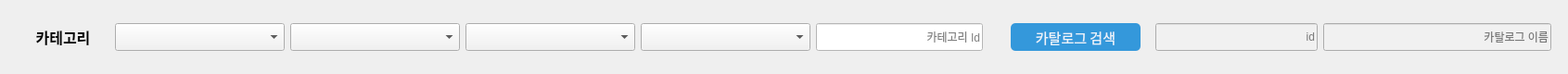
         <widget class="QWidget" name="horizontalLayoutWidget_4">
          <property name="geometry">
           <rect>
            <x>40</x>
            <y>10</y>
            <width>1691</width>
            <height>80</height>
           </rect>
          </property>
          <layout class="QHBoxLayout" name="horizontalLayout_11">
           <property name="spacing">
            <number>12</number>
           </property>
           <property name="leftMargin">
            <number>6</number>
           </property>
           <property name="topMargin">
            <number>6</number>
           </property>
           <property name="rightMargin">
            <number>6</number>
           </property>
           <property name="bottomMargin">
            <number>6</number>
           </property>
           <item>
            <layout class="QHBoxLayout" name="horizontalLayout_9">
             <property name="spacing">
              <number>10</number>
             </property>
             <property name="leftMargin">
              <number>6</number>
             </property>
             <property name="topMargin">
              <number>6</number>
             </property>
             <property name="rightMargin">
              <number>6</number>
             </property>
             <property name="bottomMargin">
              <number>6</number>
             </property>
             <item>
              <layout class="QHBoxLayout" name="horizontalLayout_10">
               <property name="spacing">
                <number>6</number>
               </property>
               <property name="leftMargin">
                <number>6</number>
               </property>
               <property name="topMargin">
                <number>6</number>
               </property>
               <property name="rightMargin">
                <number>6</number>
               </property>
               <property name="bottomMargin">
                <number>6</number>
               </property>
               <item>
                <widget class="QLabel" name="label_9">
                 <property name="sizePolicy">
                  <sizepolicy hsizetype="Fixed" vsizetype="Fixed">
                   <horstretch>0</horstretch>
                   <verstretch>0</verstretch>
                  </sizepolicy>
                 </property>
                 <property name="minimumSize">
                  <size>
                   <width>100</width>
                   <height>35</height>
                  </size>
                 </property>
                 <property name="font">
                  <font>
                   <family>맑은 고딕</family>
                   <pointsize>12</pointsize>
                   <weight>75</weight>
                   <bold>true</bold>
                  </font>
                 </property>
                 <property name="text">
                  <string>카테고리</string>
                 </property>
                 <property name="alignment">
                  <set>Qt::AlignCenter</set>
                 </property>
                </widget>
               </item>
               <item>
                <widget class="QComboBox" name="comboBox_Ctgy1">
                 <property name="minimumSize">
                  <size>
                   <width>183</width>
                   <height>30</height>
                  </size>
                 </property>
                 <property name="styleSheet">
                  <string notr="true">background-color: rgb(242, 242, 242);</string>
                 </property>
                </widget>
               </item>
               <item>
                <widget class="QComboBox" name="comboBox_Ctgy2">
                 <property name="minimumSize">
                  <size>
                   <width>183</width>
                   <height>30</height>
                  </size>
                 </property>
                 <property name="styleSheet">
                  <string notr="true">background-color: rgb(242, 242, 242);</string>
                 </property>
                </widget>
               </item>
               <item>
                <widget class="QComboBox" name="comboBox_Ctgy3">
                 <property name="minimumSize">
                  <size>
                   <width>183</width>
                   <height>30</height>
                  </size>
                 </property>
                 <property name="styleSheet">
                  <string notr="true">background-color: rgb(242, 242, 242);</string>
                 </property>
                </widget>
               </item>
               <item>
                <widget class="QComboBox" name="comboBox_Ctgy4">
                 <property name="minimumSize">
                  <size>
                   <width>183</width>
                   <height>30</height>
                  </size>
                 </property>
                 <property name="styleSheet">
                  <string notr="true">background-color: rgb(242, 242, 242);</string>
                 </property>
                </widget>
               </item>
               <item>
                <widget class="QLineEdit" name="lineEdit_categoryID">
                 <property name="enabled">
                  <bool>true</bool>
                 </property>
                 <property name="minimumSize">
                  <size>
                   <width>180</width>
                   <height>30</height>
                  </size>
                 </property>
                 <property name="maximumSize">
                  <size>
                   <width>200</width>
                   <height>16777215</height>
                  </size>
                 </property>
                 <property name="styleSheet">
                  <string notr="true">background-color:rgb(255,255,255)</string>
                 </property>
                 <property name="alignment">
                  <set>Qt::AlignRight|Qt::AlignTrailing|Qt::AlignVCenter</set>
                 </property>
                 <property name="placeholderText">
                  <string>카테고리 Id</string>
                 </property>
                </widget>
               </item>
              </layout>
             </item>
            </layout>
           </item>
           <item>
            <layout class="QHBoxLayout" name="horizontalLayout_8">
             <property name="spacing">
              <number>10</number>
             </property>
             <property name="leftMargin">
              <number>6</number>
             </property>
             <property name="topMargin">
              <number>6</number>
             </property>
             <property name="rightMargin">
              <number>6</number>
             </property>
             <property name="bottomMargin">
              <number>6</number>
             </property>
             <item>
              <widget class="QPushButton" name="btn_search_catalog">
               <property name="sizePolicy">
                <sizepolicy hsizetype="Fixed" vsizetype="Fixed">
                 <horstretch>0</horstretch>
                 <verstretch>0</verstretch>
                </sizepolicy>
               </property>
               <property name="minimumSize">
                <size>
                 <width>140</width>
                 <height>30</height>
                </size>
               </property>
               <property name="font">
                <font>
                 <family>맑은 고딕</family>
                 <pointsize>11</pointsize>
                </font>
               </property>
               <property name="styleSheet">
                <string notr="true">background-color: rgb(52, 152, 219);
color: rgb(235, 244, 250);
border-radius: 5px; 
padding: 2px;</string>
               </property>
               <property name="text">
                <string>카탈로그 검색</string>
               </property>
               <property name="iconSize">
                <size>
                 <width>16</width>
                 <height>16</height>
                </size>
               </property>
              </widget>
             </item>
             <item>
              <layout class="QHBoxLayout" name="horizontalLayout_7">
               <property name="spacing">
                <number>6</number>
               </property>
               <property name="leftMargin">
                <number>6</number>
               </property>
               <property name="topMargin">
                <number>6</number>
               </property>
               <property name="rightMargin">
                <number>6</number>
               </property>
               <property name="bottomMargin">
                <number>6</number>
               </property>
               <item>
                <widget class="QLineEdit" name="lineEdit_categoryID_3">
                 <property name="enabled">
                  <bool>false</bool>
                 </property>
                 <property name="minimumSize">
                  <size>
                   <width>175</width>
                   <height>30</height>
                  </size>
                 </property>
                 <property name="maximumSize">
                  <size>
                   <width>175</width>
                   <height>16777215</height>
                  </size>
                 </property>
                 <property name="styleSheet">
                  <string notr="true">background-color:rgb(241, 241, 241)</string>
                 </property>
                 <property name="alignment">
                  <set>Qt::AlignRight|Qt::AlignTrailing|Qt::AlignVCenter</set>
                 </property>
                 <property name="placeholderText">
                  <string>id</string>
                 </property>
                </widget>
               </item>
               <item>
                <widget class="QLineEdit" name="lineEdit_categoryID_2">
                 <property name="enabled">
                  <bool>false</bool>
                 </property>
                 <property name="minimumSize">
                  <size>
                   <width>180</width>
                   <height>30</height>
                  </size>
                 </property>
                 <property name="maximumSize">
                  <size>
                   <width>16777215</width>
                   <height>16777215</height>
                  </size>
                 </property>
                 <property name="styleSheet">
                  <string notr="true">background-color:rgb(241, 241, 241)</string>
                 </property>
                 <property name="alignment">
                  <set>Qt::AlignRight|Qt::AlignTrailing|Qt::AlignVCenter</set>
                 </property>
                 <property name="placeholderText">
                  <string>카탈로그 이름</string>
                 </property>
                </widget>
               </item>
              </layout>
             </item>
            </layout>
           </item>
          </layout>
         </widget>
